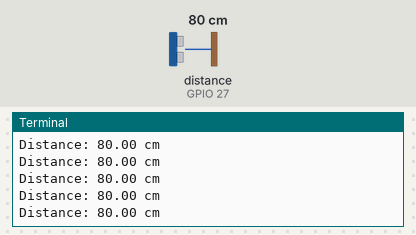
Simulated run of this program. Board: Raspberry Pi (BCM pin numbers). Parts: the last lines printed to the terminal. The test bench sets the inputs (shaded band); at power-on: distance to the obstacle (sensor on GPIO 27) 80 cm. The echo pulse lasts 58.3 µs per cm.

Above: at 1.2 s.
1.3 s: distance to the obstacle (sensor on GPIO 27) set to 2 cm
At 1.59 s:
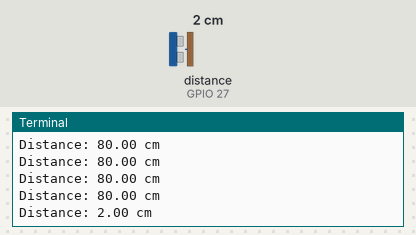
2.8 s: distance to the obstacle (sensor on GPIO 27) set to 4 cm
At 2.89 s:
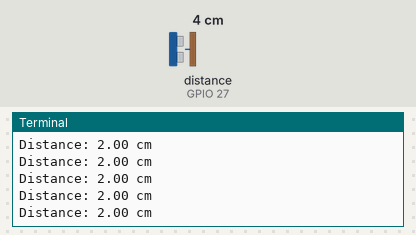
Timing chart, 0 to 5.8 s (numbered marks = the images above; inputs shaded):
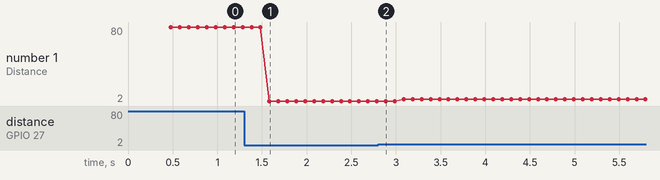

Measured:
- after the input at 1.3 s, the terminal: prints a new line after 0.28 s (image 1)
- plotted number 1: 80 → 2 after the input at 1.3 s, 2 → 4 after the input at 2.8 s

The program:

servo_test.py
```python
# First gpio tests
#


# Currently, all I have to test is an HC-SR04 ultrasonic sensor mondule.
# Need a stronger power source to run the servo motors.

from gpiozero import DistanceSensor
from time import sleep

ultra = DistanceSensor(echo=27, trigger=17)

try:
	while True:
		distance = ultra.distance * 100 # convert to cm
		print(f"Distance: {distance:.2f} cm")
		sleep(0.1)
except KeyboardInterrupt:
	print("Measurement stopped by user.")


# IT'S WORKING YEAHHHHHHHHHHHHH BUDDY
```
